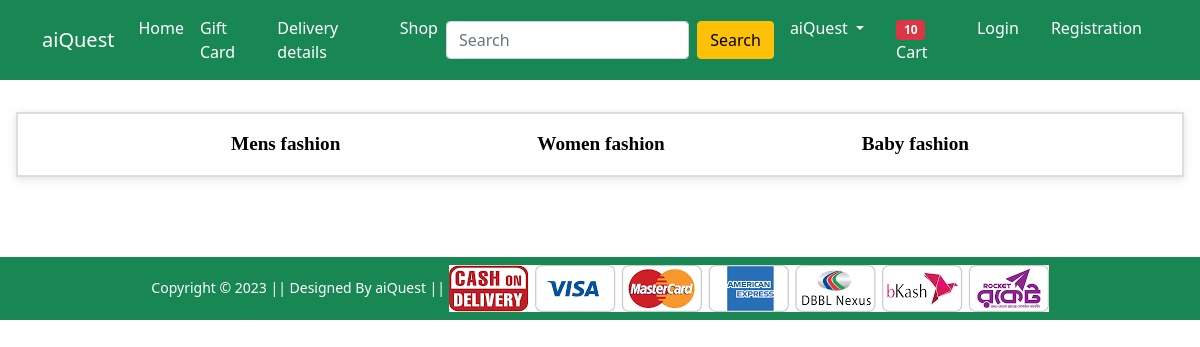
The app's page /shop/ with its own data.
### Shop/models.py (models this page shows, shortened)
class product_model(models.Model):
    title = models.CharField(max_length=50)
    description = models.TextField()
    price = models.DecimalField(max_digits=10, decimal_places=2)
    image = models.ImageField(upload_to='products/')
    quantity = models.IntegerField()
    created_at = models.DateTimeField(auto_now_add=True)
    updated_at = models.DateTimeField(auto_now=True)
    decounted_price = models.IntegerField()
    brand = models.CharField(max_length=20)
    category = models.CharField(max_length=20 , choices=catagory_choice)

### Shop/views.py (the view)
# urls.py: path('shop/', views.lehenga, name='shop'),
def lehenga(request):
    all_products = product_model.objects.all()
    categories = set(product.category for product in all_products)
    print(categories)
    women = product_model.objects.filter(category='w')
    baby = product_model.objects.filter(category='b') # Extract unique categories
    return render(request, 'Shop/lehenga.html', {'categories': categories})

### Shop/templates/Shop/lehenga.html (shortened to what this page needs)
{% extends 'Shop/base.html' %}
{% load static %}
{% block main-content %}
<div class="main_content">
    <div class="data">
        <ul>
            {% for i in categories%}
            <li> <a class="ajax" href="{%url 'shop_show' i.id i.price%}">{{i|capfirst}}</a></li>
            {%endfor%}
        </ul>
    </div>
</div>
{% endblock main-content %}

### Shop/static/Shop/css/style1.css (style rules this page uses)
.main_content { display: flex; flex-direction: column; }
.data ul { display: flex; justify-content: space-evenly; border: 2px solid; margin: 2rem 2rem; padding: 1rem; list-style-type: none; box-shadow: rgba(99, 99, 99, 0.2) 0px 2px 8px 0px; }
.data ul { display: flex; justify-content: space-evenly; border: 2px solid #ddd; margin: 2rem 1rem; padding: 1rem; list-style-type: none; }
.data ul a { text-decoration: none; color: black; font-size: larger; font-weight: bold; font-family: Cambria, Cochin, Georgia, Times, 'Times New Roman', serif; }

### records on screen
product_model: categories "Mens fashion"
product_model: categories "Women fashion"
product_model: categories "Baby fashion"
